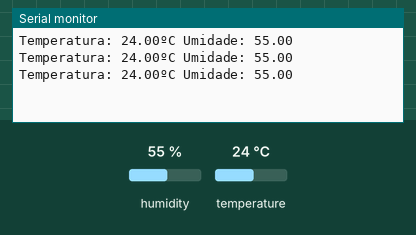
A sketch run on a simulated ESP32. Parts: the last lines printed to the serial monitor. The test bench sets the inputs (shaded band); at power-on: humidity 55 %, temperature 24 °C.

Above: at 2.8 s.
2.9 s: humidity set to 22 %
At 5.5 s:
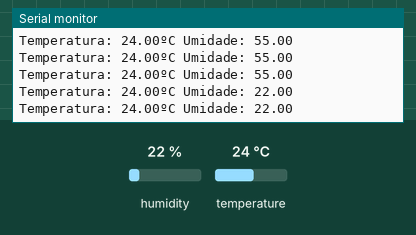
5.6 s: temperature set to 12 °C
At 6.9 s:
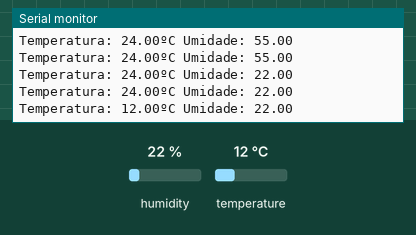
8.3 s: humidity set to 40 %
At 9.9 s:
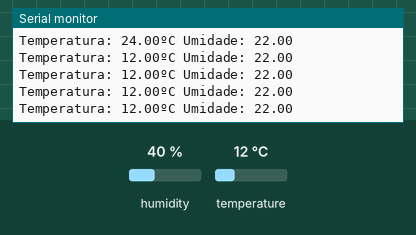
Timing chart, 0 to 11.4 s (numbered marks = the images above; inputs shaded):
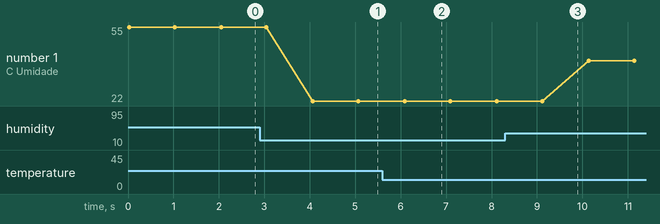

The sketch:

2-read-dht11.ino
```cpp
#include <DHT.h>
#define DHT11PIN 27

DHT dht(DHT11PIN, DHT11);
void setup()
{
  Serial.begin(115200);
  dht.begin();
}

void loop()
{
  float humi = dht.readHumidity();
  float temp = dht.readTemperature();
  Serial.print("Temperatura: ");
  Serial.print(temp);
  Serial.print("ºC ");
  Serial.print("Umidade: ");
  Serial.println(humi);
  delay(1000);
}
```

Measured:
- after the input at 2.9 s, the serial monitor: prints a new line after 1.2 s (image 1)
- after the input at 5.6 s, the serial monitor: prints a new line after 0.49 s (image 2)
- plotted number 1: 55 → 22 after the input at 2.9 s, 22 → 40 after the input at 8.3 s
